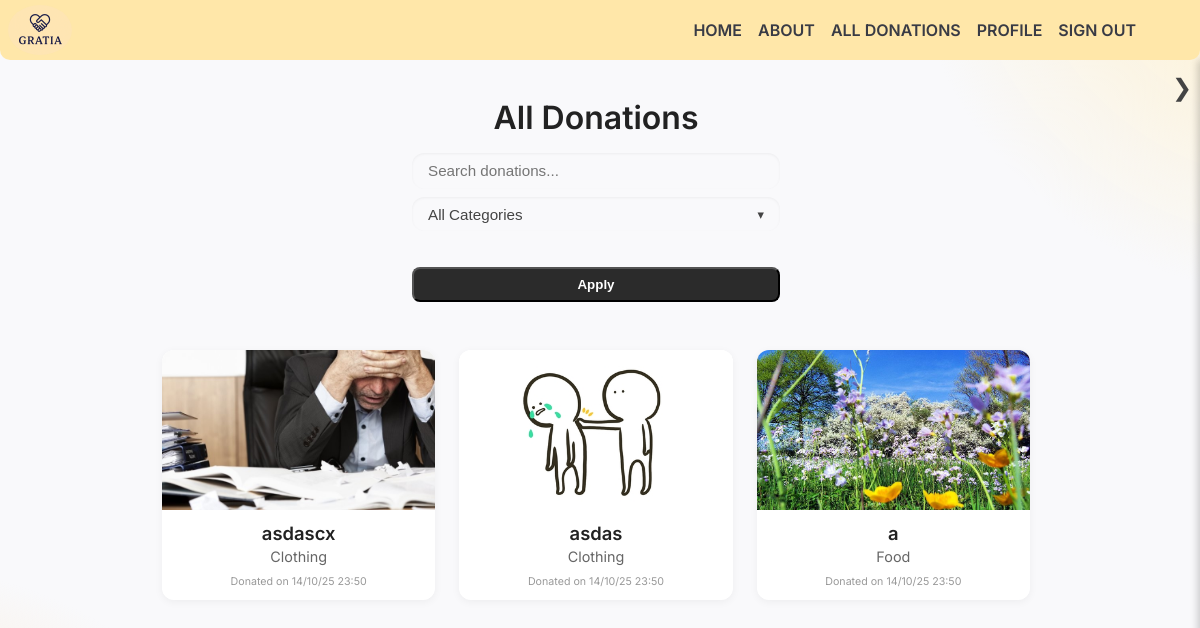
The app's page /donations (signed in), older data.
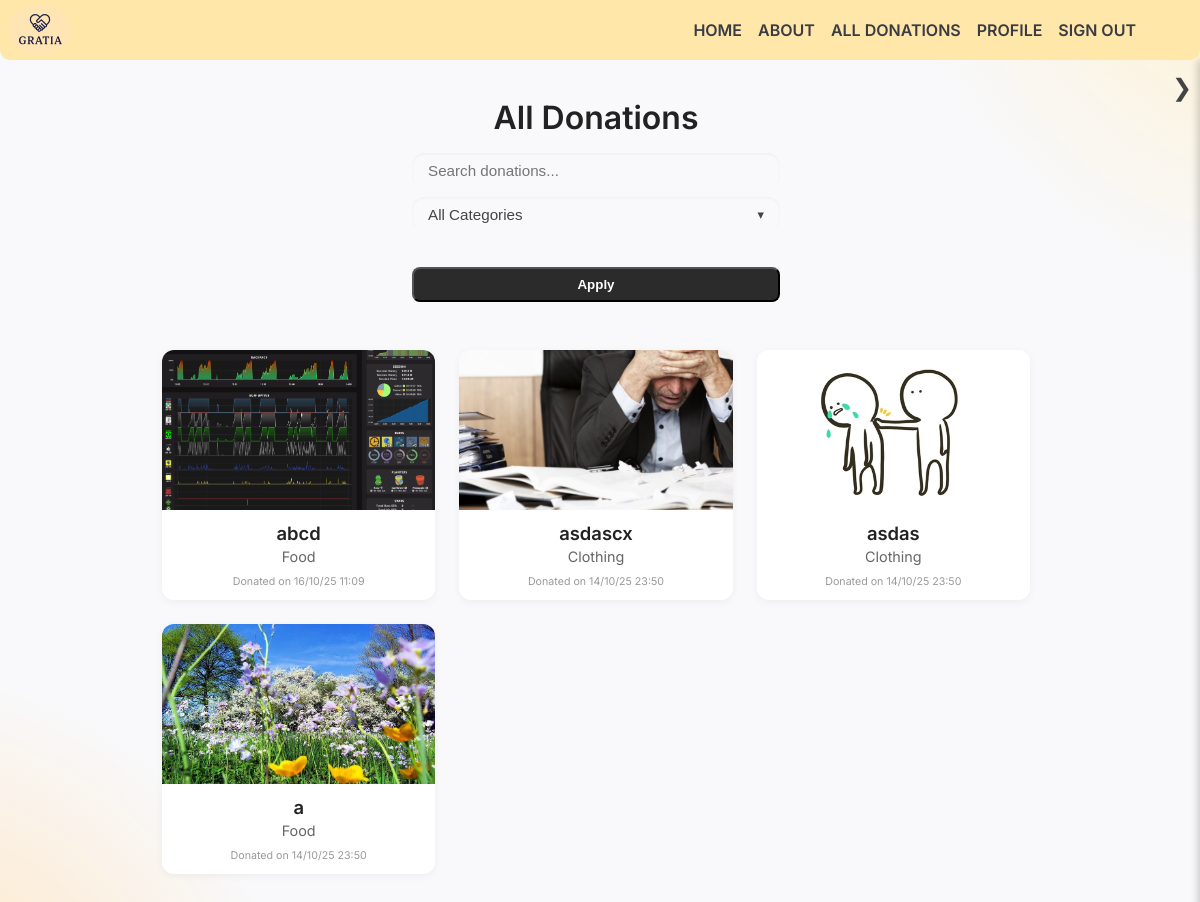
The same page, newer data.
### tables this page shows
CREATE TABLE "Donations" (
    donation_id INTEGER PRIMARY KEY AUTOINCREMENT,
    donor_id TEXT,
    items TEXT,
    category TEXT,
    status TEXT DEFAULT 'Available',
    "date_donated" DATETIME DEFAULT CURRENT_TIMESTAMP, Image_URL TEXT, recipient_id TEXT, claimed_by TEXT DEFAULT NULL, review TEXT,
    FOREIGN KEY (donor_id) REFERENCES Users(user_id)
);

### main.py (the view)
@app.route("/donations")
@login_required
def donations_page():
    db = get_db()
    user = current_user()
    search = request.args.get("q", "")
    category = request.args.get("category", "")
    query = "SELECT * FROM Donations"
    conditions = []
    params = []
    if search:
        conditions.append("(items LIKE ? OR category LIKE ?)")
        params.extend([f"%{search}%", f"%{search}%"])
    if category:
        conditions.append("category = ?")
        params.append(category)
    if conditions:
        query += " WHERE " + " AND ".join(conditions)
    query += " ORDER BY donation_id DESC"
    donations = db.execute(query, tuple(params)).fetchall()
    categories = db.execute("SELECT DISTINCT category FROM Donations").fetchall()
    return render_template(
        "donations.html",
        user=user,
        donations=donations,
        search=search,
        category=category,
        categories=[c["category"] for c in categories],
    )

### main.py (called while the page is built)
def get_db():
    db = getattr(g, "_database", None)
    if db is None:
        db = g._database = sqlite3.connect(DATABASE)
        db.row_factory = sqlite3.Row
    return db

@app.teardown_appcontext
def close_connection(exception):
    db = getattr(g, "_database", None)
    if db:
        db.close()

def current_user():
    if "user_id" in session:
        db = get_db()
        row = db.execute(
            "SELECT * FROM Users WHERE user_id=?", (session["user_id"],)
        ).fetchone()
        if row:
            return User(row)
    return None

def login_required(f):
    @wraps(f)
    def decorated_function(*args, **kwargs):
        if "user_id" not in session:
            flash("Please sign in first.", "warning")
            return redirect(url_for("signin_page"))
        return f(*args, **kwargs)
    return decorated_function

@app.context_processor
def inject_notifications():
    user = current_user()
    notifications = []
    unread_count = 0
    if user:
        db = get_db()
        notifications = db.execute(
            "SELECT * FROM Notifications WHERE user_id=? ORDER BY created_at DESC",
            (user.user_id,),
        ).fetchall()
        unread_count = sum(1 for n in notifications if n["read"] == 0)
    return dict(notifications=notifications, notif_count=unread_count)

### templates/donations.html (shortened to what this page needs)
{% extends "layout.html" %}
{% block content %}
<div class="scroll-container">
  <div id="swup" class="transition-fade">
  <main class="donations-page">
    <h1>All Donations</h1>
    <form method="get" action="{{ url_for('donations_page') }}" class="filter-form-modern">
      <div class="filter-input-wrapper">
        <input
          type="text"
          name="q"
          placeholder="Search donations..."
          value="{{ search or '' }}"
          class="filter-input"
        >
      </div>
      <div class="custom-dropdown">
        <button type="button" class="dropdown-toggle">
          {{ category or 'All Categories' }}
          <span class="arrow">▾</span>
        </button>
      </div>
      <br>
      <button type="submit" class="btn">Apply</button>
    </form>
    {% if donations %}
      <div class="donations-grid">
        {% for donation in donations %}
          <div class="donation-card">
            <img src="{{ url_for('static', filename=donation.image_url) if donation.image_url else url_for('static', filename='Images/placeholder.png') }}" class="donation-image">
            <h3 class="donation-title">{{ donation.items }}</h3>
            <p class="donation-category">{{ donation.category }}</p>
            <p class="donation-date"><small>Donated on {{ donation.date_donated }}</small></p>
          </div>
        {% endfor %}
      </div>
    {% else %}
      <p class="no-donations">No donations found.</p>
    {% endif %}
  </main>
  </div>
</div>
{% endblock %}

### templates/layout.html (shortened to what this page needs)
<!DOCTYPE html>
<html lang="en">
<head>
  <link rel="stylesheet" href="{{ url_for('static', filename='css/styles.css') }}">
</head>
<body>
  <nav class="navbar">
    <div class="nav-left">
      {% if not user %}
        <a href="{{ url_for('landing_page') }}" class="logo-link"><img src="{{ url_for('static', filename='images/logo.png') }}" alt="Gratia Logo" class="logo"></a>
      {% else %}
        <a href="{{ url_for('dashboard') }}" class="logo-link"><img src="{{ url_for('static', filename='images/logo.png') }}" alt="Gratia Logo" class="logo"></a>
      {% endif %}
    </div>
    <ul class="nav-links">
      {% if not user %}
        <li><a href="{{ url_for('landing_page') }}">Home</a></li>
        <li><a href="{{ url_for('about') }}">About</a></li>
        <li><a href="{{ url_for('signin_page') }}">Sign In</a></li>
      {% else %}
        <li><a href="{{ url_for('dashboard') }}">Home</a></li>
        <li><a href="{{ url_for('about') }}">About</a></li>
        <li><a href="{{ url_for('donations_page') }}">All Donations</a></li>
        <li><a href="{{ url_for('profile', user_id=user['user_id']) }}">Profile</a></li>
        <li><a href="{{ url_for('signout') }}">Sign Out</a></li>
      {% endif %}
    </ul>
  </nav>
  {% if user %}
    <button id="notif-toggle" class="notif-toggle">
      &#10095;
    </button>
  {%else%}
  <br>
  {%endif%}
  <div id="swup" class="transition-fade">
    {% block content %}{% endblock %}
  </div>
</body>
</html>

### static/css/styles.css (style rules this page uses)
* { margin: 0; padding: 0; box-sizing: border-box; }
*, *::before, *::after { box-sizing: border-box; }
body { font-family: 'Inter', sans-serif; color: #222; background-color: #f9f9fb; }
body::before { content: ""; position: fixed; top: -100px; right: -100px; width: 400px; height: 400px; background: radial-gradient(circle at top right, #ffefc6, transparent 70%); z-index: -1; }
body::after { content: ""; position: fixed; bottom: -100px; left: -100px; width: 400px; height: 400px; background: radial-gradient(circle at bottom left, #ffe2b8, transparent 70%); z-index: -1; }
img { max-width: 100%; height: auto; display: block; }
main { max-width: 900px; margin: 2rem auto; padding: 0 1rem; text-align: center; }
span { margin-left: 25em; }
.logo { width: 64px; height: 50px; border-radius: 50%; object-fit: cover; }
nav { position: sticky; top: 0; display: flex; justify-content: space-between; align-items: center; padding: 0.5rem; padding-right:4rem; background-color: #FFE7A9; border-bottom-left-radius: 10px; border-bottom-right-radius: 10px; margin-bottom:0; z-index: 1000; }
h1, h2, h3, h4 { font-weight: 600; color: #222; }
p, span, li, a, button { font-weight: 400; color: #444; }
nav ul { list-style: none; display: flex; gap: 1rem; }
nav ul li a { text-decoration: none; text-transform: uppercase; color: #393b45; font-weight: 600; transition: color 0.2s ease; }
.btn { background-color: #2b2b2b; color: #fff; padding: 0.5rem 1.5rem; border-radius: 8px; text-decoration: none; font-weight: 600; transition: background 0.2s; transition: background-color 0.2s ease, transform 0.15s ease; }
form { display: flex; flex-direction: column; gap: 1rem; max-width: 25rem; margin: auto; padding: 1rem; }
form input, form select, form textarea { padding: 0.5rem; border-radius: 5px; border: 1px solid #ccc; font-size: 1rem; }
#swup { opacity: 1; transform: translateY(3px); transition: opacity 0.25s ease-in-out, transform 0.25s ease-in-out; }
.filter-form-modern { display: flex; flex-wrap: nowrap; gap: 0.5rem; margin-bottom: 2rem; align-items: stretch; justify-content: flex-start; }
.filter-form-modern>* { margin: 0; }
.filter-input-wrapper { flex: 1 1 auto; min-width: 0; }
.filter-input { width: 100%; padding: 0.55rem 1rem; font-size: 0.95rem; background-color: #F9F9FB; border: none; border-radius: 12px; outline: none; box-shadow: inset 0 1px 3px rgba(0, 0, 0, 0.05); line-height: 1.2; }
.donations-grid { display: grid; grid-template-columns: repeat(auto-fit, minmax(250px, 1fr)); gap: 1.5rem; }
.donation-card { background: #fff; border-radius: 12px; overflow: hidden; display: flex; flex-direction: column; transition: transform 0.25s ease, box-shadow 0.25s ease; box-shadow: 0 2px 8px rgba(0, 0, 0, 0.05); animation: fadeInUp 0.3s ease forwards; }
.donation-image { width: 100%; height: 160px; object-fit: cover; transition: transform 0.25s ease; }
.donation-title { margin: 0.75rem 1rem 0.25rem; font-size: 1.15rem; font-weight: 600; color: #222; }
.donation-category { margin: 0 1rem 0.5rem; font-size: 0.9rem; color: #666; }
.donation-date { margin: 0 1rem 0.75rem; font-size: 0.8rem; color: #999; }
.filter-input-wrapper, .custom-dropdown { flex: 1 1 0; min-width: 0; }
.custom-dropdown { position: relative; flex: 1 1 0; min-width: 0; }
.dropdown-toggle { width: 100%; padding: 0.55rem 1rem; border-radius: 12px; border: none; background-color: #F9F9FB; box-shadow: inset 0 1px 3px rgba(0, 0, 0, 0.05); cursor: pointer; font-size: 0.95rem; display: flex; align-items: center; justify-content: space-between; min-width: 140px; }
.arrow { margin-left: 0.5rem; font-size: 0.8rem; }
.scroll-container { height: 100vh; overflow: hidden; position: relative; }
.scroll-container>#swup { height: 100%; overflow-y: scroll; padding-right: 8px; box-sizing: content-box; }
html, body { height: 100%; overflow: hidden; margin: 0; padding: 0; }
.navbar { height: 60px; }
.notif-toggle { position: fixed; top: 70px; right: 0; width: 36px; height: 36px; background: transparent; border: none; border-radius: 4px 0 0 4px; cursor: pointer; z-index: 1000; display: flex; align-items: center; justify-content: center; font-size: 1.5rem; transition: transform 0.3s ease, right 0.3s ease; }

Row changes from the older to the newer data that the page shows:
added Donations: Image_URL (picture), items "abcd", category "Food", date_donated "16/10/25 11:09"
